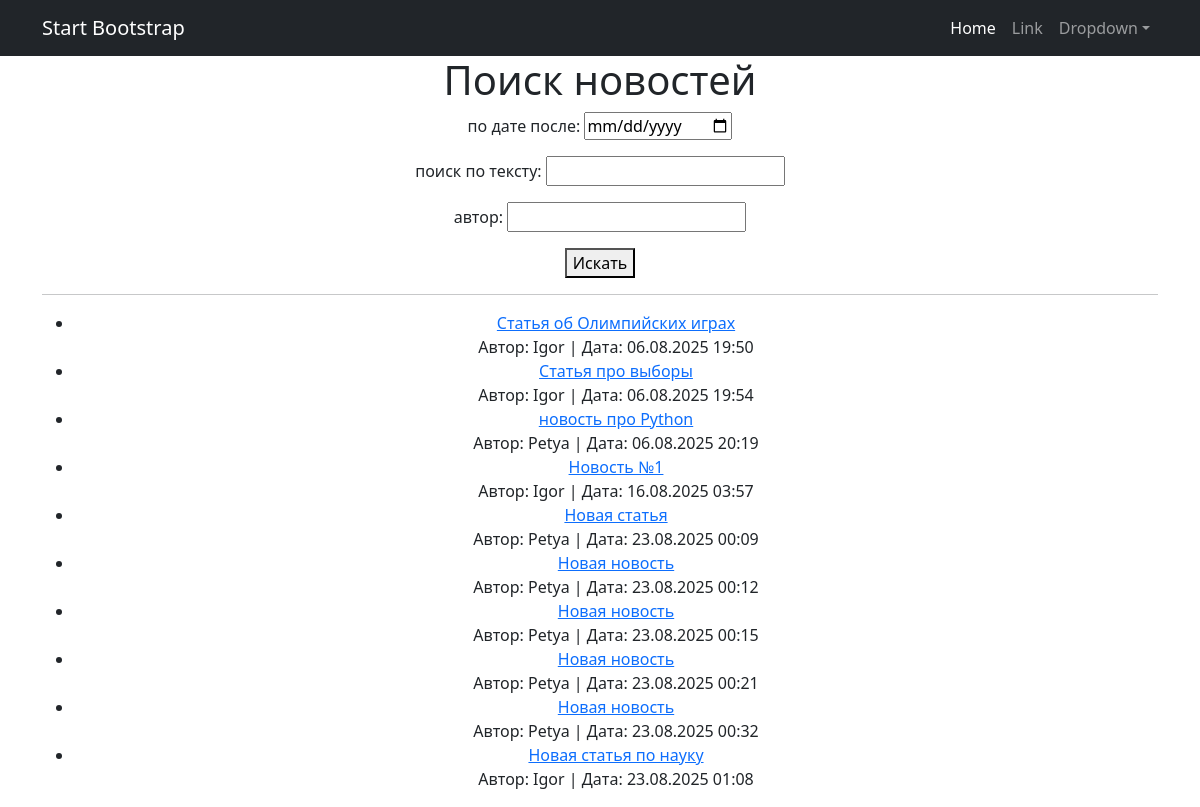
The app's page /news/search/ with its own data.
### news/models.py (models this page shows, shortened)
class Post(models.Model):
    ARTICLE = 'AR'
    NEWS = 'NW'
    POST_TYPES = [
        (ARTICLE, 'Статья'),
        (NEWS, 'Новость')
    ]
    author = models.ForeignKey('Author', on_delete=models.CASCADE)
    post_type = models.CharField(max_length=2, choices=POST_TYPES, default=ARTICLE)
    time_create = models.DateTimeField(auto_now_add=True)
    categories = models.ManyToManyField('Category', through='PostCategory')
    title = models.CharField(max_length=255)
    text = models.TextField()
    rating = models.IntegerField(default=0)

class Author(models.Model):
    user = models.OneToOneField(User, on_delete=models.CASCADE)
    rating = models.IntegerField(default=0)

### news/views.py (the view)
# urls.py: path('search/', NewsSearchView.as_view(), name='news_search'),
class NewsSearchView(ListView):
    model = Post
    template_name = 'news_search.html'
    context_object_name = 'posts'
    paginate_by = 10
    def get_queryset(self):
        queryset = super().get_queryset()
        self.filterset = PostFilter(self.request.GET, queryset=queryset)
        return self.filterset.qs
    def get_context_data(self, **kwargs):
        context = super().get_context_data(**kwargs)
        context['filterset'] = self.filterset
        return context

### templates/news_search.html (shortened to what this page needs)
{% extends 'flatpages/default.html' %}
{% block content %}
<h1>Поиск новостей</h1>
<form method="get">
    {{ filterset.form.as_p }}
    <button type="submit">Искать</button>
</form>
<hr>
<ul>
    {% for post in posts %}
        <li>
            <a href="{% url 'post_detail' post.pk %}">{{ post.title }}</a>
            <br>
            Автор: {{ post.author.user.username }} | Дата: {{ post.time_create|date:"d.m.Y H:i" }}
        </li>
    {% empty %}
        <li>Результаты не найдены</li>
    {% endfor %}
</ul>
{% endblock content %}

### records on screen
Post: title "Статья об Олимпийских играх", author.user.username "Igor", time_create "06.08.2025 19:50"
Post: title "Статья про выборы", author.user.username "Igor", time_create "06.08.2025 19:54"
Post: title "новость про Python", author.user.username "Petya", time_create "06.08.2025 20:19"
Post: title "Новость №1", author.user.username "Igor", time_create "16.08.2025 03:57"
Post: title "Новая статья", author.user.username "Petya", time_create "23.08.2025 00:09"
Post: title "Новая новость", author.user.username "Petya", time_create "23.08.2025 00:12"
Post: title "Новая новость", author.user.username "Petya", time_create "23.08.2025 00:15"
Post: title "Новая новость", author.user.username "Petya", time_create "23.08.2025 00:21"
Post: title "Новая новость", author.user.username "Petya", time_create "23.08.2025 00:32"
Post: title "Новая статья по науку", author.user.username "Igor", time_create "23.08.2025 01:08"
